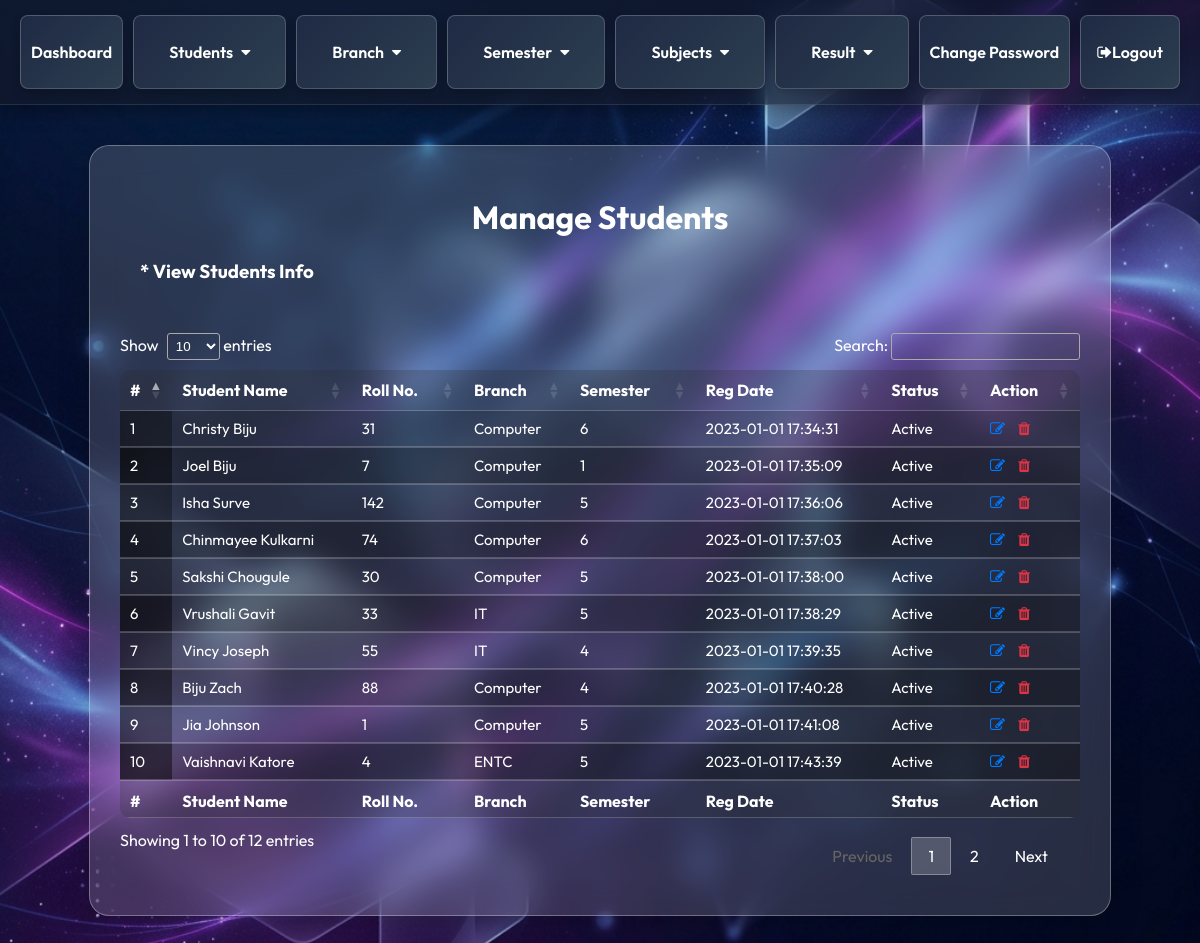
The page /manage-students.php (signed in) on the database its author committed.
### tables this page shows
CREATE TABLE `student` (
  `reg_id` int(255) NOT NULL,
  `Name` varchar(200) NOT NULL,
  `Roll_No` int(160) NOT NULL,
  `Email` varchar(100) NOT NULL,
  `Gender` varchar(50) NOT NULL,
  `DOB` varchar(100) NOT NULL,
  `branch_id` int(100) NOT NULL,
  `sem_id` int(8) NOT NULL,
  `Reg_date` timestamp NOT NULL DEFAULT current_timestamp(),
  `status` int(1) NOT NULL
);

CREATE TABLE `branch` (
  `branch_id` int(50) NOT NULL,
  `branch` varchar(100) NOT NULL
);

CREATE TABLE `semester` (
  `sem_id` int(9) NOT NULL,
  `semester` int(100) NOT NULL
);

### manage-students.php (the view, shortened to what this page needs)
<?php
include "includes/connection.php";
?>
<!DOCTYPE html>
<html lang="en">
<head>
    <link rel="stylesheet" type="text/css" href="css/fp1.css?version=52">
	<link rel="stylesheet" href=
"https://cdn.datatables.net/1.10.22/css/jquery.dataTables.min.css" />
</head>
<body>
    <?php include "nav.php";?>
    <div class="m2">
        <h1 style="text-align:center;">Manage Students</h1>
        <h3 style="margin : 20px; margin-bottom:50px">* View Students Info</h3>
        <table id="tableID" class="display">
            <thead  >
                <tr >
                    <th >#</th>
                    <th>Student Name</th>
                    <th>Roll No.</th>
                    <th>Branch</th>
                    <th>Semester</th>
                    <th>Reg Date</th>
                    <th>Status</th>
                    <th>Action</th>
                </tr>
            </thead>
            <tfoot>
                <tr>
                    <th>#</th>
                    <th>Student Name</th>
                    <th>Roll No.</th>
                    <th>Branch</th>
                    <th>Semester</th>
                    <th>Reg Date</th>
                    <th>Status</th>
                    <th>Action</th>
                </tr>
            </tfoot>
            <tbody>
<?php
$sql = "SELECT student.Name, student.Roll_No, student.Reg_date, student.status, student.reg_id, branch.branch, semester.semester from student join branch on student.branch_id = branch.branch_id join semester on student.sem_id = semester.sem_id ";
$result = mysqli_query($conn, $sql);
$c = 1;
$num = mysqli_num_rows($result);
if($num > 0){
    while($row = mysqli_fetch_assoc($result)){
        ?>
        <tr>
            <td><?php echo $c;?></td>
            <td><?php echo $row['Name'];?></td>
            <td><?php echo $row['Roll_No'];?></td>
            <td><?php echo $row['branch'];?></td>
            <td><?php echo $row['semester'];?></td>
            <td><?php echo $row['Reg_date'];?></td>
            <td><?php if($row['status'] == 1){
                echo "Active";
            }
            else{
                echo "Blocked";
            };?></td>
            <td>
                <a href="edit-student.php?stid=<?php echo $row['reg_id'];?>"><i class="fa fa-edit" title="Edit Record" style="color: #007bff; margin-right: 10px;"></i> </a>
                <a href="manage-students.php?delete=<?php echo $row['reg_id'];?>" onclick="return confirm('Do you really want to delete this student?');"><i class="fa fa-trash" title="Delete Record" style="color: #dc3545;"></i> </a>
            </td>
        </tr>
        <?php
        $c++;
    }
}
?>
            </tbody>
        </table>
    </div>
</body>
</html>

### css/fp1.css (style rules this page uses)
body { margin: 0; padding: 0; font-family: 'Outfit', sans-serif; color: white; }
.m1, .m2 { background: rgba(255, 255, 255, 0.15); backdrop-filter: blur(16px); -webkit-backdrop-filter: blur(16px); border: 1px solid rgba(255, 255, 255, 0.3); border-radius: 20px; box-shadow: 0 8px 32px rgba(0, 0, 0, 0.2); margin: 40px auto; width: 80%; padding: 30px; color: white; }
table { border-collapse: collapse; width: 100%; margin-bottom: 30px; background: rgba(255, 255, 255, 0.05); border-radius: 10px; overflow: hidden; }
th, td { padding: 15px; text-align: left; border-bottom: 1px solid rgba(255, 255, 255, 0.2); }
th { background: rgba(0, 0, 0, 0.2); font-weight: 600; font-size: 16px; }
td { font-size: 15px; }
a { text-decoration: none; color: #4b7bff; transition: color 0.3s ease; }
table.dataTable, table.dataTable th, table.dataTable td { border-color: rgba(255, 255, 255, 0.2) !important; }
table.dataTable.display tbody tr.odd > .sorting_1, table.dataTable.order-column.stripe tbody tr.odd > .sorting_1, table.dataTable.display tbody tr.even > .sorting_1, table.dataTable.order-column.stripe tbody tr.even > .sorting_1, table.dataTable.display tbody tr, table.dataTable.stripe tbody tr.odd, table.dataTable.display tbody tr.odd, table.dataTable.display tbody tr.even { background-color: rgba(0, 0, 0, 0.3) !important; color: white !important; }
table.dataTable tbody tr:nth-child(even), table.dataTable.display tbody tr.even, table.dataTable.display tbody tr.even > .sorting_1 { background-color: rgba(0, 0, 0, 0.45) !important; color: white !important; }
table.dataTable tbody td { color: white !important; }

### css/nav.css (style rules this page uses)
body { margin: 0; padding: 0; font-family: 'Outfit', sans-serif; background-image: url('../images/bg-modern.png'); background-size: cover; background-position: center; background-attachment: fixed; min-height: 100vh; color: #fff; }

### rows shown on the page
student: Name "Christy Biju", Roll_No "31", branch.branch "Computer", sem.semester "6", Reg_date "2023-01-01 17:34:31", status "Active"
student: Name "Joel Biju", Roll_No "7", branch.branch "Computer", sem.semester "1", Reg_date "2023-01-01 17:35:09", status "Active"
student: Name "Isha Surve", Roll_No "142", branch.branch "Computer", sem.semester "5", Reg_date "2023-01-01 17:36:06", status "Active"
student: Name "Chinmayee Kulkarni", Roll_No "74", branch.branch "Computer", sem.semester "6", Reg_date "2023-01-01 17:37:03", status "Active"
student: Name "Sakshi Chougule", Roll_No "30", branch.branch "Computer", sem.semester "5", Reg_date "2023-01-01 17:38:00", status "Active"
student: Name "Vrushali Gavit", Roll_No "33", branch.branch "IT", sem.semester "5", Reg_date "2023-01-01 17:38:29", status "Active"
student: Name "Vincy Joseph", Roll_No "55", branch.branch "IT", sem.semester "4", Reg_date "2023-01-01 17:39:35", status "Active"
student: Name "Biju Zach", Roll_No "88", branch.branch "Computer", sem.semester "4", Reg_date "2023-01-01 17:40:28", status "Active"
student: Name "Jia Johnson", Roll_No "1", branch.branch "Computer", sem.semester "5", Reg_date "2023-01-01 17:41:08", status "Active"
student: Name "Vaishnavi Katore", Roll_No "4", branch.branch "ENTC", sem.semester "5", Reg_date "2023-01-01 17:43:39", status "Active"
